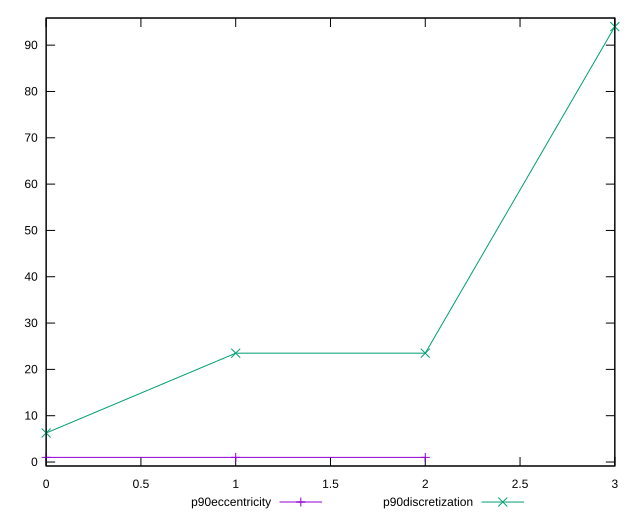

Source code (gnuplot):
reset

$p90Eccentricity <<EOF
0 1.0000000000000002
1 0.9999999999999997
2 1.0000000000000016
EOF

$p90Discretization <<EOF
0 6.266666666666667
1 23.5
2 23.5
3 94
EOF

set key outside below
set xrange [0:3]
set yrange [-0.8600000000000004:95.86]
set trange [-0.8600000000000004:95.86]
set terminal svg size 640, 520 enhanced background rgb 'white'
set output "reports/report_00032_2021-02-25T10-28-15.087Z/uses-rel-preload/progression/eccentricity.svg"

plot $p90Eccentricity title "p90eccentricity" with linespoints, \
     $p90Discretization title "p90discretization" with linespoints

reset
